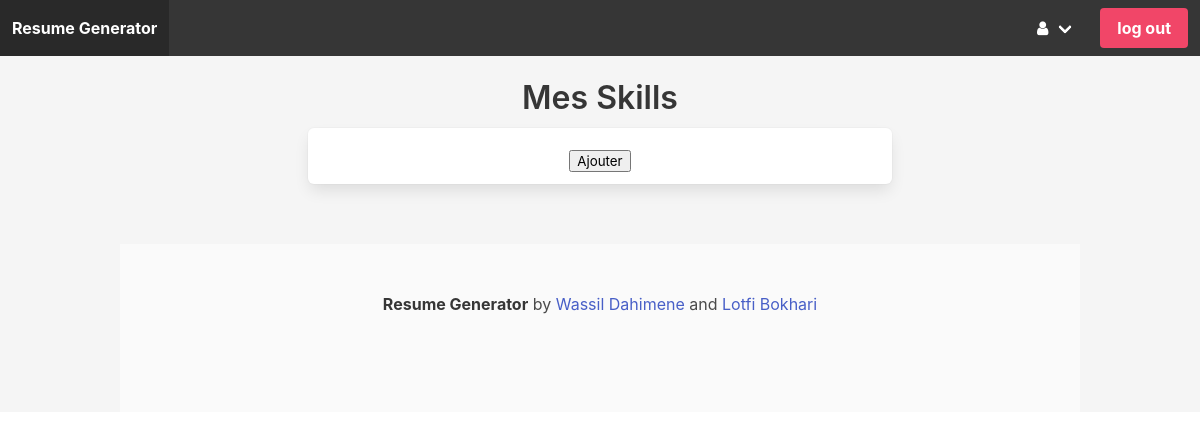
The page /skills/ (signed in) on the database as committed earlier.
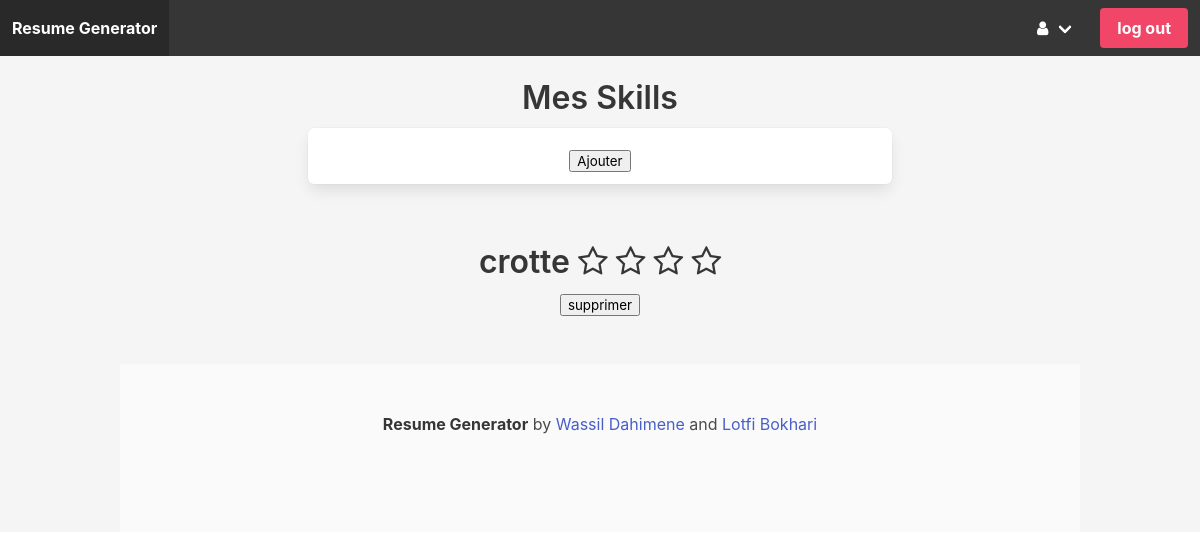
The same page on the database as committed later.
### core/models.py (models this page shows, shortened)
class Skill(models.Model):
    author = models.ForeignKey(settings.AUTH_USER_MODEL,on_delete=models.CASCADE)
    title = models.CharField(max_length=100, blank =True, null=True,verbose_name="Titre de la compétance")
    note = models.PositiveSmallIntegerField(default=0, choices=note_choices,blank=True,verbose_name="note de la compétance")
    class Meta:
        verbose_name = "skill"

### core/views.py (the view)
# urls.py: path('skills/',view_skills,name='view_skills'),
@login_required(login_url='/accounts/login')
def view_skills(request):
    skills = Skill.objects.filter(author=request.user.id)
    data = {'skills':skills,  'skills_active':"active"}
    return render(request, 'skills.html', data)

### core/templates/skills.html (shortened to what this page needs)
{% extends 'base.html' %} {% block content %}
<div class="container">
  <div class="columns is-mobile is-centered">
    <div class="column is-8">
      <div class="block has-text-centered m-5">
        <h1 class="title m-3">Mes Skills</h1>
        <div class="box">
          <div class="buttons are-large is-centered">
              <form action="" method="post">
                <button type="submit"> Ajouter </button>
              </form>
          </div>
        </div>
      </div>
    </div>
  </div>
</div>
<div class="container">
  <div class="columns is-multiline is-mobile">
    <div class="column is-quarter">
    {% for skill in skills %}
      <div class="block has-text-centered m-5">
            <p class="title m-3">{{ skill.title }}
              {% with ''|center:skill.note as range %}
              {% if range|length == 4  %}
              <i class="fa fa-star"></i>
              <i class="fa fa-star"></i>
              <i class="fa fa-star"></i>
              <i class="fa fa-star"></i>
              {% elif  range|length == 3  %}
              <i class="fa fa-star"></i>
              <i class="fa fa-star"></i>
              <i class="fa fa-star"></i>
              <i class="fa fa-star-o"></i>
              {% elif  range|length == 2  %}
              <i class="fa fa-star"></i>
              <i class="fa fa-star"></i>
              <i class="fa fa-star-o"></i>
              <i class="fa fa-star-o"></i>
              {% elif  range|length == 1  %}
              <i class="fa fa-star"></i>
              <i class="fa fa-star-o"></i>
              <i class="fa fa-star-o"></i>
              <i class="fa fa-star-o"></i>
              {% else %}
              <i class="fa fa-star-o"></i>
              <i class="fa fa-star-o"></i>
              <i class="fa fa-star-o"></i>
              <i class="fa fa-star-o"></i>
              {% endif %}
              {% endwith %}
              </p>
            <form action="{% url 'delete_skill' skill.id %}" method="post">
          <button type='submit'> supprimer </button>
          </form>
        </div>
        {% endfor %}
      </div>
    </div>
    {% endblock %}

Rows that differ between the two databases and show on the page:
added Skill: title "crotte"
